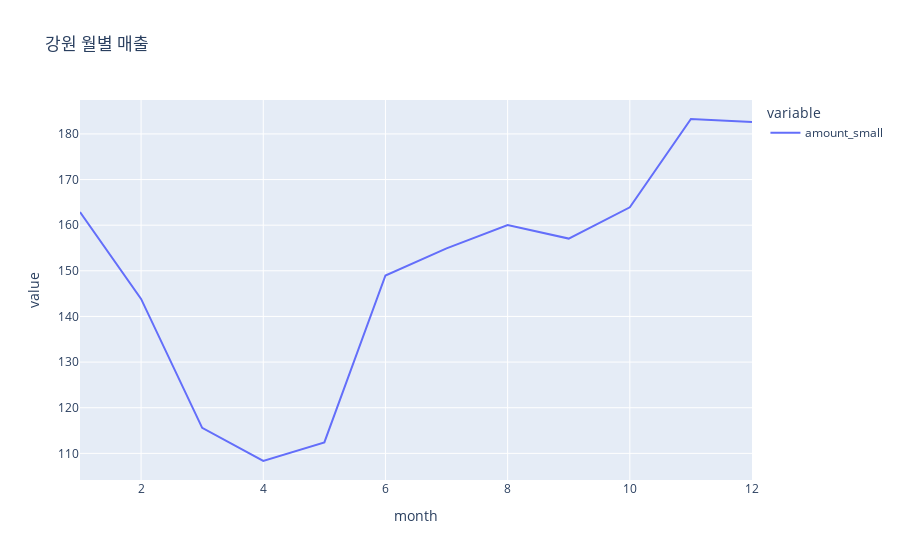

Here is the notebook cell this chart was saved with:
### Code cell
region_month_sales('강원','month')

### Figure 1 — Plotly figure (JSON) as saved in the notebook; plotly's stock layout.template omitted (floating-point values rounded to 4 significant figures)
{"data": [{"hovertemplate": "variable=amount_small<br>month=%{x}<br>value=%{y}<extra></extra>", "legendgroup": "amount_small", "line": {"color": "#636efa", "dash": "solid"}, "marker": {"symbol": "circle"}, "mode": "lines", "name": "amount_small", "orientation": "v", "showlegend": true, "type": "scatter", "x": [1, 2, 3, 4, 5, 6, 7, 8, 9, 10, 11, 12], "xaxis": "x", "y": [162.9, 143.8, 115.6, 108.3, 112.4, 149.0, 154.9, 160.0, 157.1, 163.9, 183.3, 182.6], "yaxis": "y"}], "layout": {"legend": {"title": {"text": "variable"}, "tracegroupgap": 0}, "title": {"text": "강원 월별 매출"}, "xaxis": {"anchor": "y", "domain": [0, 1], "title": {"text": "month"}}, "yaxis": {"anchor": "x", "domain": [0, 1], "title": {"text": "value"}}}}
